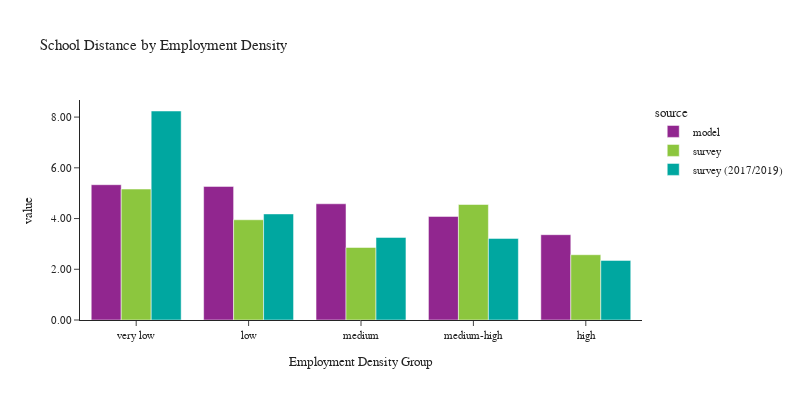

Write notebook code for a chart like this one.
### Code cell
plot_school_location(df_students, 'emp_density_group', 'Employment Density', 'Employment Density Group')

### Figure 1 — Plotly figure (JSON) as saved in the notebook; plotly's stock layout.template omitted (floating-point values rounded to 4 significant figures)
{"data": [{"alignmentgroup": "True", "customdata": [[156972], [123119], [265974], [232295], [156040]], "hovertemplate": "source=model<br>emp_density_group=%{x}<br>value=%{y}<br>sample count=%{customdata[0]}<extra></extra>", "legendgroup": "model", "marker": {"color": "#91268F", "pattern": {"shape": ""}}, "name": "model", "offsetgroup": "model", "orientation": "v", "showlegend": true, "textposition": "auto", "type": "bar", "x": ["very low", "low", "medium", "medium-high", "high"], "xaxis": "x", "y": [5.334, 5.268, 4.583, 4.085, 3.363], "yaxis": "y"}, {"alignmentgroup": "True", "customdata": [[122], [98], [177], [213], [247]], "hovertemplate": "source=survey<br>emp_density_group=%{x}<br>value=%{y}<br>sample count=%{customdata[0]}<extra></extra>", "legendgroup": "survey", "marker": {"color": "#8CC63E", "pattern": {"shape": ""}}, "name": "survey", "offsetgroup": "survey", "orientation": "v", "showlegend": true, "textposition": "auto", "type": "bar", "x": ["very low", "low", "medium", "medium-high", "high"], "xaxis": "x", "y": [5.163, 3.952, 2.859, 4.554, 2.573], "yaxis": "y"}, {"alignmentgroup": "True", "customdata": [[64], [33], [97], [117], [140]], "hovertemplate": "source=survey (2017/2019)<br>emp_density_group=%{x}<br>value=%{y}<br>sample count=%{customdata[0]}<extra></extra>", "legendgroup": "survey (2017/2019)", "marker": {"color": "#00A7A0", "pattern": {"shape": ""}}, "name": "survey (2017/2019)", "offsetgroup": "survey (2017/2019)", "orientation": "v", "showlegend": true, "textposition": "auto", "type": "bar", "x": ["very low", "low", "medium", "medium-high", "high"], "xaxis": "x", "y": [8.24, 4.182, 3.257, 3.217, 2.35], "yaxis": "y"}], "layout": {"barmode": "group", "font": {"size": 11}, "height": 400, "legend": {"title": {"text": "source"}, "tracegroupgap": 0}, "title": {"text": "School Distance by Employment Density"}, "width": 800, "xaxis": {"anchor": "y", "domain": [0.0, 1.0], "title": {"text": "Employment Density Group"}}, "yaxis": {"anchor": "x", "domain": [0.0, 1.0], "tickformat": ".2f", "title": {"text": "value"}}}}
